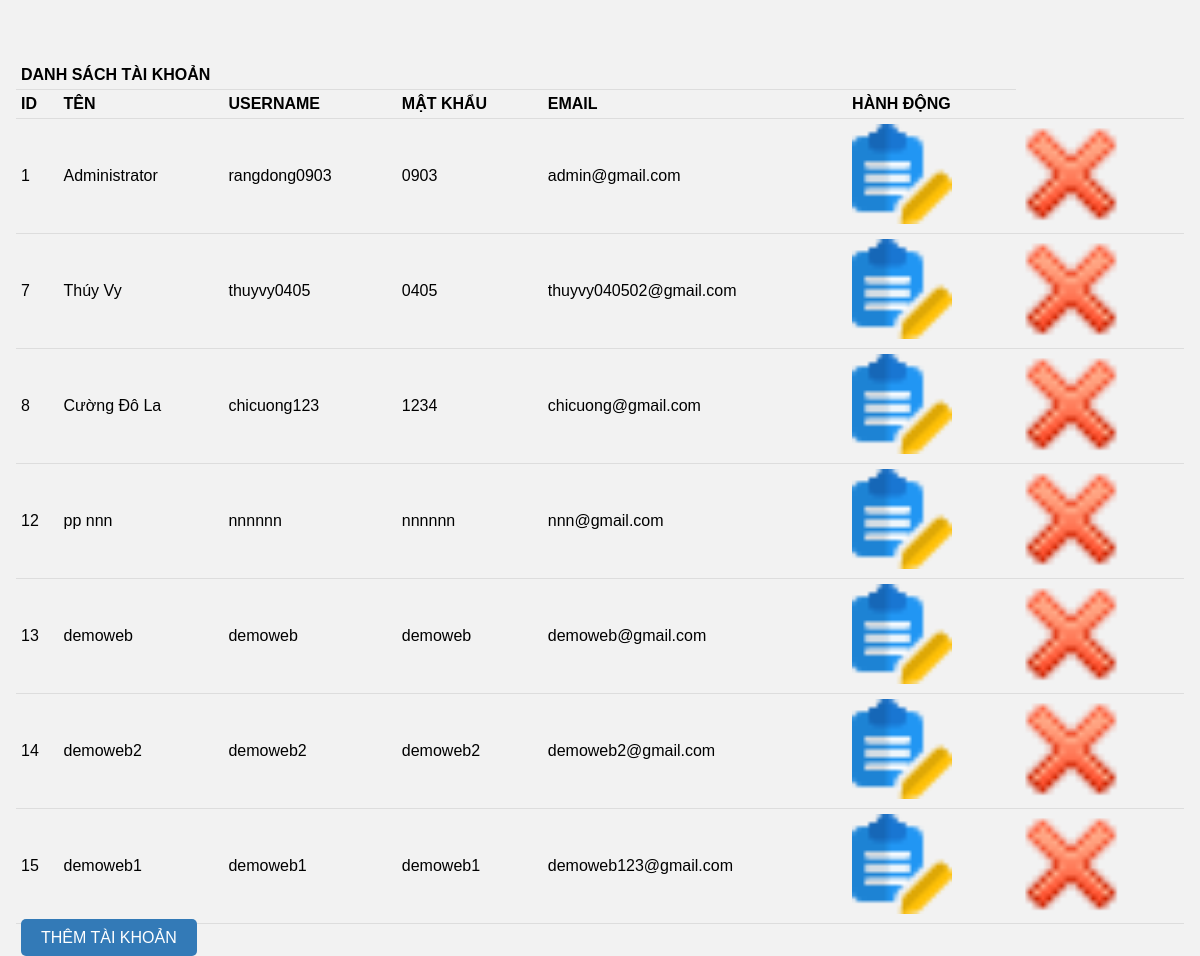
Page /movies_admin/list_user.php (signed in) on the committed database.
### tables this page shows
CREATE TABLE `users` (
  `user_id` int(11) NOT NULL,
  `username` varchar(50) NOT NULL,
  `password` varchar(50) NOT NULL,
  `email` varchar(50) NOT NULL,
  `fullname` varchar(50) NOT NULL,
  `role` int(11) DEFAULT NULL
);

### movies_admin/list_user.php (the view, shortened to what this page needs)
<!DOCTYPE html>
<html lang="en">
<head>
    <link rel="stylesheet" href="style.css">
</head>
<body>
    <div class="content">
        <?php
            include_once "cauhinh.php";
            $ListKH =  $connect->query("select * from users where 1");
        ?>
        <table class="List" border="0" cellpadding="3" width="700" align="center">
            <tr>
                <th class="tieude1" colspan="6">
                    DANH SÁCH TÀI KHOẢN
                </th>
            </tr>
            <tr>
                <th>ID</th>
                <th>TÊN</th>
                <th>USERNAME</th>
                <th>MẬT KHẨU</th>
                <th>EMAIL</th>
                <th colspan="2">HÀNH ĐỘNG</th>
            </tr>
            <?php
                while($row = $ListKH->fetch_array(MYSQLI_ASSOC))
                {
                    echo "<tr>";
                    echo "<td>".$row["user_id"]."</td>";
                    echo "<td>".$row["fullname"]."</td>";
                    echo "<td>".$row["username"]."</td>";
                    echo "<td>".$row["password"]."</td>";
                    echo "<td>".$row["email"]."</td>";
                    echo "<td align='center'><a href='index.php?page_layout=capnhattaikhoan&id=".$row['user_id']."'><img src='images\sua_1.png'/></a></td>";
                    echo "<td align='center'><a href='index.php?page_layout=xuly_xoauser&id=".$row['user_id']."' onclick='return confirm(\"Bạn có chắc chắn muốn xóa người dùng không?\")'><img src='images\delete.png'/></a></td>";
                    echo "</tr>";
                }
            ?>
            <tr>
                <td colspan="12" ><a href="index.php?page_layout=them_user">THÊM TÀI KHOẢN</a></td>
            </tr>
        </table>
    </div>
</body>
</html>

### movies_admin/style.css (style rules this page uses)
body { background-color: #f2f2f2; font-family: Arial, sans-serif; }
table.List { width: 100%; border-collapse: collapse; margin-top: 10px; }
table.List th, table.List td { padding: 5px; text-align: left; border-bottom: 1px solid #ddd; }
table.List th:nth-child(1), table.List th:nth-child(2), table.List th:nth-child(3), table.List th:nth-child(4), table.List th:nth-child(5), table.List th:nth-child(6), table.List th:nth-child(7), table.List th:nth-child(8) { background-color: #f2f2f2; }
table.List td img { width: 100px; height: auto; }
table.List td a { text-decoration: none; color: #337ab7; }
table.List tr:last-child td { border-bottom: none; }
table.List tr:last-child td a { background-color: #337ab7; color: white; padding: 10px 20px; border-radius: 5px; text-decoration: none; }
body { margin: 0; padding: 0; }

### movies_admin/list_user.php (style rules this page uses)
.content { margin-top: 50px; padding: 1px 16px; }

### rows in the picture
users: user_id "1", fullname "Administrator", username "rangdong0903", password "0903", email "admin@gmail.com"
users: user_id "7", fullname "Thúy Vy", username "thuyvy0405", password "0405", email "thuyvy040502@gmail.com"
users: user_id "8", fullname "Cường Đô La", username "chicuong123", password "1234", email "chicuong@gmail.com"
users: user_id "12", fullname "pp nnn", username "nnnnnn", password "nnnnnn", email "nnn@gmail.com"
users: user_id "13", fullname "demoweb", username "demoweb", password "demoweb", email "demoweb@gmail.com"
users: user_id "14", fullname "demoweb2", username "demoweb2", password "demoweb2", email "demoweb2@gmail.com"
users: user_id "15", fullname "demoweb1", username "demoweb1", password "demoweb1", email "demoweb123@gmail.com"
